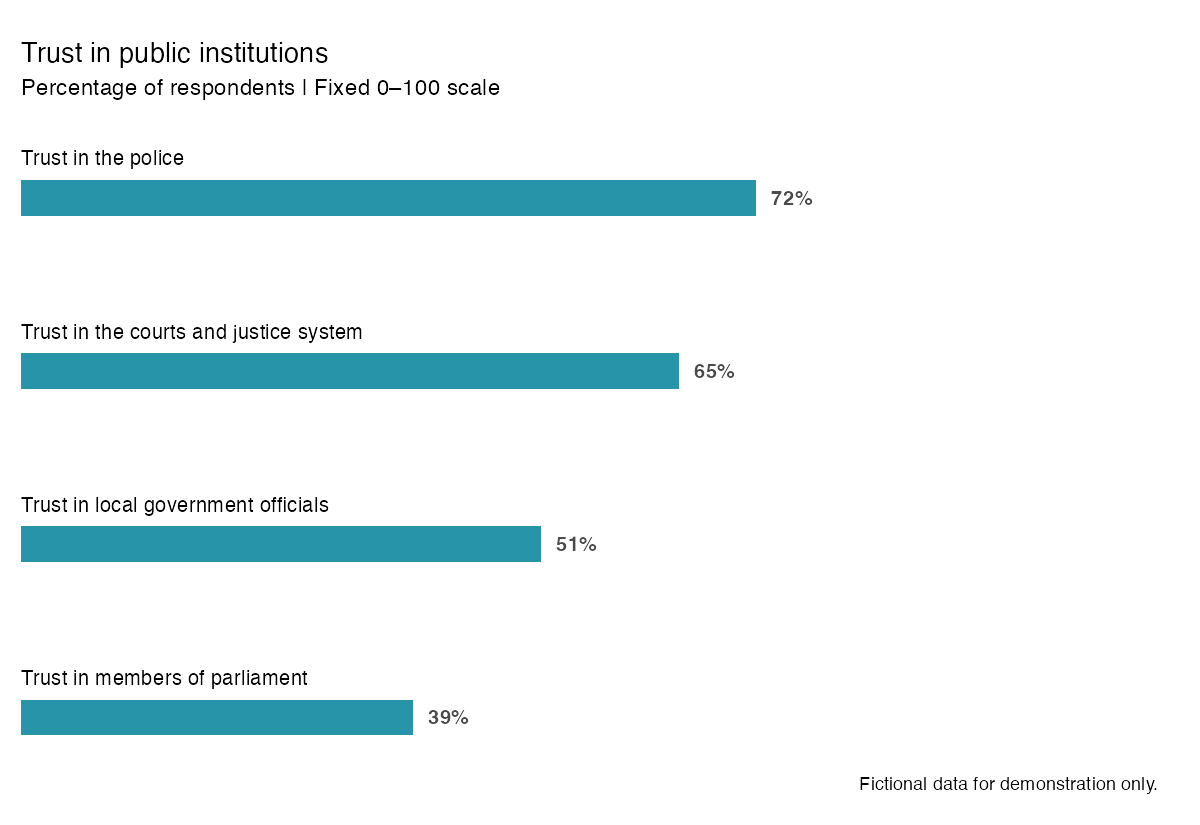

This chart was generated by the following R code:
# Run from the repository root: Rscript --vanilla examples/edgebars.R
# All values and confidence intervals below are fictional, not survey results.
pkgload::load_all(".", quiet = TRUE)
options(wjpr.family = "sans") # Or register the WJP fonts with wjp_fonts().

example_data <- data.frame(
  institution = c("Police", "Courts", "Local government", "Parliament"),
  trust = c(72.4, 64.8, 51.2, 38.6),
  bar_label = c("Trust in the police", "Trust in the courts and justice system",
                "Trust in local government officials", "Trust in members of parliament"),
  lower = c(68.2, 60.1, 46.8, 34.2),
  upper = c(76.6, 69.5, 55.6, 43.0)
)

# Each named plot is also available interactively after sourcing this script.
base_chart <- function(...) {
  wjp_edgebars(example_data, "trust", "institution", labels = "bar_label", ...)
}
finish_chart <- function(plot, title, subtitle) {
  plot + ggplot2::labs(
    title = title, subtitle = subtitle,
    caption = "Fictional data for demonstration only."
  )
}
save_chart <- function(plot, filename, height = 5.5) {
  ggplot2::ggsave(file.path("examples", filename), plot,
                 width = 8, height = height, dpi = 150, bg = "white")
}

edgebars_plot <- finish_chart(base_chart(cvec = "#2894aa"),
  "Trust in public institutions", "Percentage of respondents | Fixed 0–100 scale")
save_chart(edgebars_plot, "edgebars.png")

# 1. The background track always represents 100%.
track_plot <- finish_chart(base_chart(background_track = TRUE),
  "How much of the public trusts each institution?", "Each light background track represents 100%")
save_chart(track_plot, "edgebars_track.png")

# 2. Highlight one or several categories; other bars become neutral.
highlight_plot <- finish_chart(base_chart(highlight = "Courts", sort = "descending",
                                         value_position = "column", accuracy = 0.1),
  "Trust in the courts in context", "Courts highlighted | Values aligned for comparison")
save_chart(highlight_plot, "edgebars_highlight.png")

# 3. Complete pairs: one row per institution/year. Category labels are shared.
paired_data <- rbind(transform(example_data, year = "2022", trust = c(65, 59, 48, 42)),
                     transform(example_data, year = "2026"))
paired_plot <- finish_chart(wjp_edgebars(
  paired_data, "trust", "institution", labels = "bar_label", series = "year",
  cvec = c("2022" = "#482d8b", "2026" = "#2894aa"),
  background_track = TRUE, value_position = "column"
), "Trust in institutions over time", "Two series per institution | Percentage of respondents")
save_chart(paired_plot, "edgebars_paired.png", height = 7)

# 4. Precomputed confidence bounds: these illustrative bounds are not calculated
# by wjp_edgebars(). For surveys, supply bounds appropriate to the survey design.
ci_plot <- finish_chart(base_chart(ci_lower = "lower", ci_upper = "upper", accuracy = 0.1),
  "Trust estimates and their uncertainty", "Lines show illustrative 95% confidence intervals")
save_chart(ci_plot, "edgebars_ci.png")

# Combined example exercises all four features, long labels, and complete pairs.
paired_data$lower <- pmax(0, paired_data$trust - 4)
paired_data$upper <- pmin(100, paired_data$trust + 4)
paired_data$bar_label[paired_data$institution == "Courts"] <-
  "Trust in the courts and the institutions responsible for administering justice"
combined_plot <- finish_chart(wjp_edgebars(
  paired_data, "trust", "institution", labels = "bar_label", series = "year",
  background_track = TRUE, highlight = c("Courts", "Police"),
  ci_lower = "lower", ci_upper = "upper", value_position = "column", label_wrap = 45
), "Comparing institutional trust", "Paired estimates, confidence intervals, tracks, and highlighted categories")
save_chart(combined_plot, "edgebars_combined.png", height = 8)
